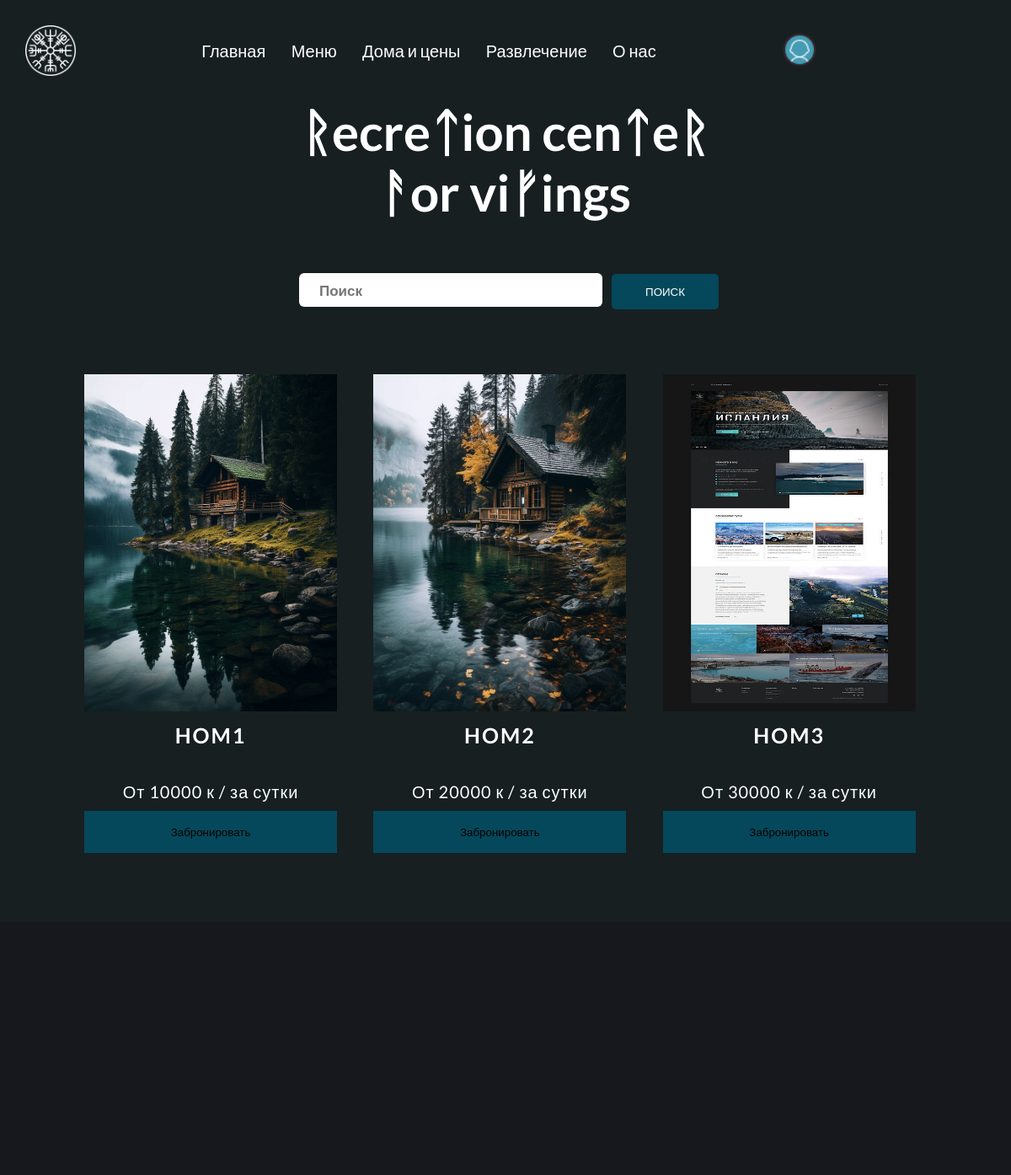
/services/, run on an earlier commit of the app's database.
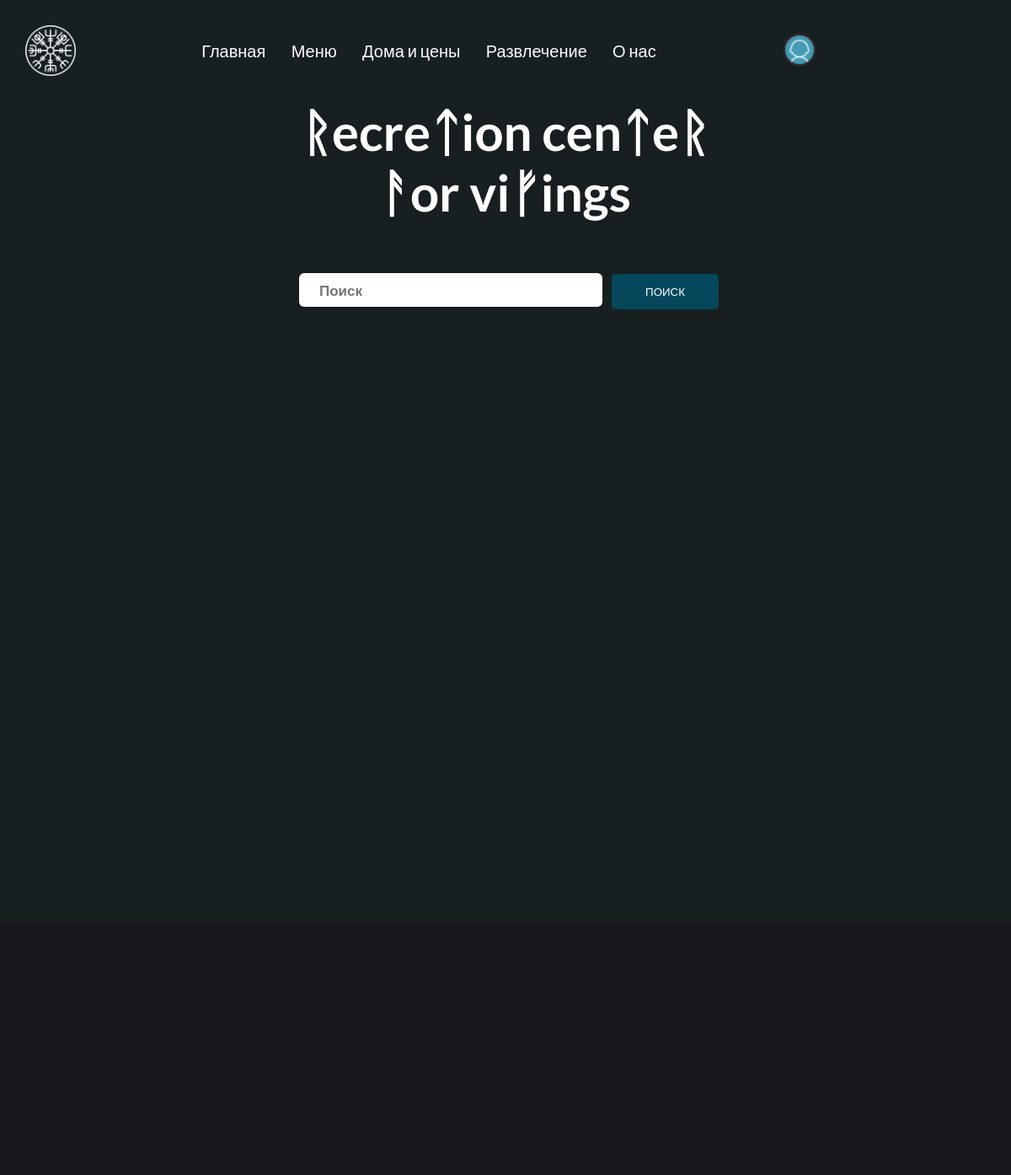
And on a later commit of the database.
### mainapp/models.py (models this page shows, shortened)
class Services(models.Model):
    title = models.CharField(max_length=50)
    description = models.TextField(blank=False, null=False)
    feature_image = models.ImageField(upload_to='services/%Y/%m/%d', default='default-services.jpg')
    tags = models.ManyToManyField('Tag', blank=True)
    total = models.IntegerField(default=0, blank=True, null=True)
    price = models.IntegerField(default=10000, blank=False, null=False)
    create = models.DateTimeField(auto_now_add=True)

### mainapp/views.py (the view)
# urls.py: path('services/', views.service, name='service'),
def service(request):
    services, search_query = search(request, 'services')
    custom_range, services = pagination(request, services, 3)
    context = {
        'services': services,
        'search_query': search_query,
        'custom_range': custom_range
    }
    return render(request, 'mainapp/services-page.html', context)

### mainapp/utils.py (called while the page is built, shortened)
def search(request, model):
    search_query = ''
    if request.GET.get('search_query'):
        search_query = request.GET.get('search_query')
    if model == 'services':
        services = Services.objects.filter(
            Q(title__icontains=search_query) |
            Q(description__icontains=search_query) |
            Q(price__icontains=search_query)
        )
        return services, search_query

def pagination(request, items, result):
    page = request.GET.get('page')
    paginator = Paginator(items, result)
    try:
        items = paginator.page(page)
    except PageNotAnInteger:
        page = 1
        items = paginator.page(page)
    except EmptyPage:
        page = paginator.num_pages
        items = paginator.page(page)
    left_index = int(page) - 3
    right_index = int(page) + 4
    if left_index < 1:
        left_index = 1
    if right_index > paginator.num_pages:
        right_index = paginator.num_pages + 1
    custom_range = range(left_index, right_index)
    return custom_range, items

### mainapp/templates/mainapp/services-page.html
{% extends 'mainapp/base.html' %}
{% block content %}
<main>
    <h1 class="title_h1">ᚱecreᛏion cenᛏeᚱ <br> ᚨor <b>viᚠings</b></h1>
    <div class="wrapper-content">
        <div class="settings_services">
           <form action="#" method="get" class="form_search" id="search">
                <input type="text" class="search input_auth" name="search_query" value="{{ search_query }}" placeholder="Поиск">
                <input type="submit" class="btn_submit btn_search" value="Поиск">
           </form>
        </div>
    </div>
    {% include 'includes/services.html' %}
</main>
{% endblock %}

### mainapp/templates/includes/services.html (shortened to what this page needs)
<section class="wrapper-section_card">
    <div class="wrapper--section-services">
      {% for service in services %}
      <div class="services_card">
        <a href="{% url 'cards_page' pk=service.pk card_type='services' %}"><img src="{{ service.feature_image.url }}" alt="турбаза" /></a>
        <div class="card_title">
          <h3>{{ service.title }}</h3>
          <p>От {{ service.price }} к / за сутки</p>
          <button class="btn_buy">Забронировать</button>
        </div>
      </div>
      {% endfor %}
    </div>
</section>

What changed in the data, as far as the page shows it:
removed Services: feature_image (picture), title "HOM1", price "10000"
removed Services: feature_image (picture), title "HOM2", price "20000"
removed Services: feature_image (picture), title "HOM3", price "30000"
